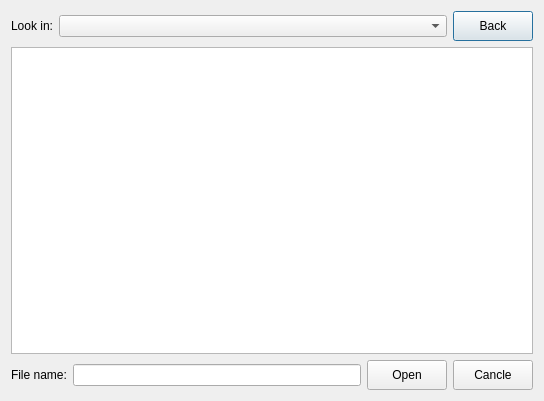
<?xml version="1.0" encoding="UTF-8"?>
<ui version="4.0">
 <class>BaseOpenFileDialog</class>
 <widget class="QDialog" name="BaseOpenFileDialog">
  <property name="geometry">
   <rect>
    <x>0</x>
    <y>0</y>
    <width>544</width>
    <height>401</height>
   </rect>
  </property>
  <property name="windowTitle">
   <string>Dialog</string>
  </property>
  <property name="styleSheet">
   <string notr="true"/>
  </property>
  <layout class="QVBoxLayout" name="verticalLayout">
   <item>
    <layout class="QHBoxLayout" name="horizontalLayout_top" stretch="0,1,0">
     <item>
      <widget class="QLabel" name="lookInLabel">
       <property name="text">
        <string>Look in:</string>
       </property>
      </widget>
     </item>
     <item>
      <widget class="QComboBox" name="pathComboBox"/>
     </item>
     <item>
      <widget class="QPushButton" name="backBtn">
       <property name="minimumSize">
        <size>
         <width>0</width>
         <height>30</height>
        </size>
       </property>
       <property name="text">
        <string>Back</string>
       </property>
      </widget>
     </item>
    </layout>
   </item>
   <item>
    <widget class="QTableView" name="filesTableView">
     <property name="frameShape">
      <enum>QFrame::StyledPanel</enum>
     </property>
     <property name="lineWidth">
      <number>0</number>
     </property>
     <property name="editTriggers">
      <set>QAbstractItemView::NoEditTriggers</set>
     </property>
     <property name="selectionMode">
      <enum>QAbstractItemView::SingleSelection</enum>
     </property>
     <property name="selectionBehavior">
      <enum>QAbstractItemView::SelectRows</enum>
     </property>
     <property name="showGrid">
      <bool>false</bool>
     </property>
     <property name="gridStyle">
      <enum>Qt::NoPen</enum>
     </property>
     <attribute name="horizontalHeaderVisible">
      <bool>false</bool>
     </attribute>
     <attribute name="verticalHeaderVisible">
      <bool>false</bool>
     </attribute>
    </widget>
   </item>
   <item>
    <layout class="QHBoxLayout" name="horizontalLayout_bottom">
     <item>
      <widget class="QLabel" name="fileNameLabel">
       <property name="text">
        <string>File name:</string>
       </property>
      </widget>
     </item>
     <item>
      <widget class="QLineEdit" name="fileNameLineEdit">
       <property name="text">
        <string/>
       </property>
      </widget>
     </item>
     <item>
      <widget class="QPushButton" name="openBtn">
       <property name="minimumSize">
        <size>
         <width>0</width>
         <height>30</height>
        </size>
       </property>
       <property name="text">
        <string>Open</string>
       </property>
      </widget>
     </item>
     <item>
      <widget class="QPushButton" name="cancleBtn">
       <property name="minimumSize">
        <size>
         <width>0</width>
         <height>30</height>
        </size>
       </property>
       <property name="text">
        <string>Cancle</string>
       </property>
      </widget>
     </item>
    </layout>
   </item>
  </layout>
 </widget>
 <tabstops>
  <tabstop>pathComboBox</tabstop>
  <tabstop>backBtn</tabstop>
  <tabstop>filesTableView</tabstop>
  <tabstop>fileNameLineEdit</tabstop>
  <tabstop>openBtn</tabstop>
  <tabstop>cancleBtn</tabstop>
 </tabstops>
 <resources/>
 <connections/>
</ui>
